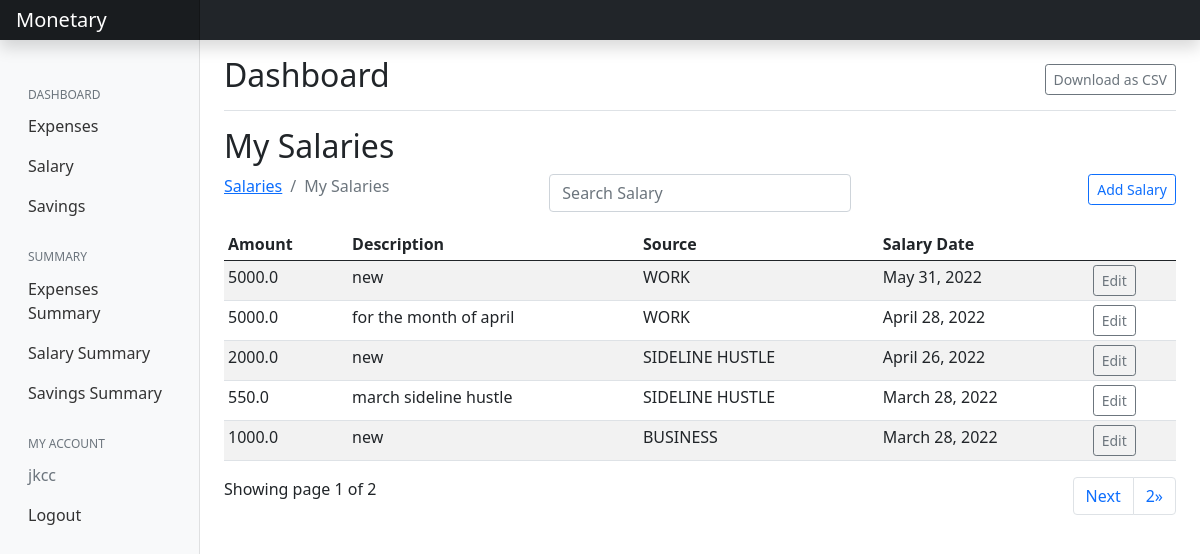
The page /salary/ (signed in) on the database its author committed.
### salary/models.py (models this page shows, shortened)
class Salary(models.Model):
    amount = models.FloatField()
    date = models.DateField(default=now)
    description = models.TextField()
    owner = models.ForeignKey(to=User, on_delete=models.CASCADE)
    source = models.CharField(max_length=200)
    class Meta:
        ordering = ['-date']
        verbose_name_plural = 'Salaries'

### salary/views.py (the view)
# urls.py: path('', views.index, name="expenses"),
@login_required(login_url='/accounts/login')
def index(request):
    sources = Source.objects.all()
    salary = Salary.objects.filter(owner=request.user)
    paginator = Paginator(salary, 5)
    page_num = request.GET.get('page')
    page_obj = Paginator.get_page(paginator, page_num)
    context = {
        'salary': salary,
        'page_obj': page_obj
    }
    return render(request, 'salary/index.html', context)

### salary/templates/salary/index.html (shortened to what this page needs)
{% extends 'base.html' %}
{% load static %}
{% block content %}
{% if salary.count %}
<div class="d-flex justify-content-between flex-wrap flex-md-nowrap align-items-center pt-3 pb-2 mb-3 border-bottom">
    <h1 class="h2">Dashboard</h1>
    <div class="btn-toolbar mb-2 mb-md-0">
        <a href="{% url 'salary-csv' %}" class="btn btn-outline-secondary btn-sm">Download as CSV</a>
    </div>
</div>
<h2>My Salaries</h2>
<div class="row">
    <div class="col-md-4">
        <nav aria-label="breadcrumb">
            <ol class="breadcrumb">
                <li class="breadcrumb-item"><a href="{% url 'salary' %}">Salaries</a></li>
                <li class="breadcrumb-item active" aria-current="page">My Salaries</li>
            </ol>
        </nav>
    </div>
    <div class="col-md-4">
        <div class="form-group">
            <input type="text" class="form-control mb-3" id="searchField" placeholder="Search Salary">
        </div>
    </div>
    <div class="col-md-4">
        <a href="{% url 'add-salary' %}" class="btn btn-outline-primary btn-sm mb-3 float-end">Add Salary</a>
    </div>
</div>
<div class="app-table">
    <table class="table table-striped table-sm">
        <thead>
            <tr>
                <th>Amount</th>
                <th>Description</th>
                <th>Source</th>
                <th>Salary Date</th>
                <th></th>
            </tr>
        </thead>
        <tbody>
            {% for salary in page_obj %}
            <tr>
                <td>{{salary.amount}}</td>
                <td>{{salary.description}}</td>
                <td>{{salary.source}}</td>
                <td>{{salary.date}}</td>
                <td><a href="{% url 'salary-edit' salary.id %}" class="btn btn-outline-secondary btn-sm">Edit</a></td>
            </tr>
            {% endfor %}
        </tbody>
    </table>
</div>
<div class="pagination-container">
    <div>
        Showing page {{ page_obj.number }} of {{ page_obj.paginator.num_pages }}
        <ul class="pagination align-right float-end mr-auto">
            {% if page_obj.has_next %}
            <li class="page-item"><a class="page-link" href="?page={{ page_obj.next_page_number }}">Next</a>
            </li>
            <li class="page-item"><a class="page-link"
                    href="?page={{ page_obj.paginator.num_pages }}">{{ page_obj.paginator.num_pages }}&raquo;</a>
            </li>
            {% endif %}
        </ul>
    </div>
</div>
{% endif %}
{% endblock %}

### templates/base.html (shortened to what this page needs)
{% load static %}
<!doctype html>
<html lang="en">
<head>
    <link href="{% static 'css/main.css' %}" rel="stylesheet">
    <link href="https://cdn.jsdelivr.net/npm/bootstrap@5.0.2/dist/css/bootstrap.min.css" rel="stylesheet"
>
</head>
<body>
    <header class="navbar navbar-dark bg-dark sticky-top flex-md-nowrap p-0 shadow">
        <a class="navbar-brand col-md-3 col-lg-2 me-0 px-3" href="{% url 'expenses' %}">Monetary</a>
    </header>
    <div class="container-fluid">
        <div class="row">
            <nav id="sidebarOption" class="col-md-3 col-lg-2 d-md-block bg-light sidebar collapse">
                <div class="position-sticky pt-3">
                    <ul class="nav flex-column">
                        <h6
                            class="sidebar-heading d-flex justify-content-between align-items-center px-3 mt-4 mb-1 text-muted">
                            <span>Dashboard</span>
                        </h6>
                        <li class="nav-item">
                            <a class="nav-link" href="{% url 'expenses' %}">
                                Expenses
                            </a>
                        </li>
                        <li class="nav-item">
                            <a class="nav-link" href="{% url 'salary' %}">
                                Salary
                            </a>
                        </li>
                        <li class="nav-item">
                            <a class="nav-link" href="{% url 'saving' %}">
                                Savings
                            </a>
                        </li>
                    </ul>
                    <h6
                        class="sidebar-heading d-flex justify-content-between align-items-center px-3 mt-4 mb-1 text-muted">
                        <span>Summary</span>
                    </h6>
                    <ul class="nav flex-column mb-2">
                        <li class="nav-item">
                            <a class="nav-link" href="{% url 'stats' %}">
                                Expenses Summary
                            </a>
                        </li>
                        <li class="nav-item">
                            <a class="nav-link" href="{% url 'salary-stats' %}">
                                Salary Summary
                            </a>
                        </li>
                        <li class="nav-item">
                            <a class="nav-link" href="{% url 'saving-stats' %}">
                                Savings Summary
                            </a>
                        </li>
                    </ul>
                    <h6
                        class="sidebar-heading d-flex justify-content-between align-items-center px-3 mt-4 mb-1 text-muted">
                        <span>My Account</span>
                    </h6>
                    <ul class="nav flex-column mb-2">
                        {% if user.is_authenticated %}
                            <li class="nav-item">
                                <a class="nav-link disabled" href="#">{{ request.user.username }}</a>
                            </li>
                            <li class="nav-item">
                                <a class="nav-link" href="{% url 'account_logout' %}">Logout</a>
                            </li>
                        {% endif %}
                    </ul>
                </div>
            </nav>
            <main class="col-md-9 ms-sm-auto col-lg-10 px-md-4">
                {% block content %}
                {% endblock %}
            </main>
        </div>
    </div>
</body>
</html>

### static/css/main.css (style rules this page uses)
body { font-size: .875rem; }
.sidebar { position: fixed; top: 0; bottom: 0; left: 0; z-index: 100; padding: 48px 0 0; box-shadow: inset -1px 0 0 rgba(0, 0, 0, .1); }
.sidebar .nav-link { font-weight: 500; color: #333; }
.sidebar-heading { font-size: .75rem; text-transform: uppercase; }
.navbar-brand { padding-top: .75rem; padding-bottom: .75rem; font-size: 1rem; background-color: rgba(0, 0, 0, .25); box-shadow: inset -1px 0 0 rgba(0, 0, 0, .25); }

### rows shown on the page
Salary: amount "5000.0", description "new", source "WORK", date "May 31, 2022"
Salary: amount "5000.0", description "for the month of april", source "WORK", date "April 28, 2022"
Salary: amount "2000.0", description "new", source "SIDELINE HUSTLE", date "April 26, 2022"
Salary: amount "550.0", description "march sideline hustle", source "SIDELINE HUSTLE", date "March 28, 2022"
Salary: amount "1000.0", description "new", source "BUSINESS", date "March 28, 2022"

### other values the page prints
{{ request.user.username }} "jkcc"
{{ page_obj.number }} "1"
{{ page_obj.paginator.num_pages }} "2"
